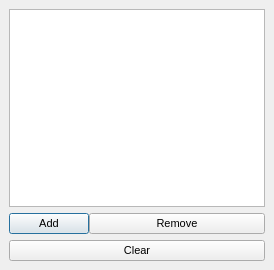
  <widget class="QDockWidget" name="dockLoading">
   <property name="sizePolicy">
    <sizepolicy hsizetype="Expanding" vsizetype="MinimumExpanding">
     <horstretch>0</horstretch>
     <verstretch>0</verstretch>
    </sizepolicy>
   </property>
   <property name="minimumSize">
    <size>
     <width>180</width>
     <height>270</height>
    </size>
   </property>
   <property name="features">
    <set>QDockWidget::DockWidgetFloatable|QDockWidget::DockWidgetMovable</set>
   </property>
   <property name="allowedAreas">
    <set>Qt::LeftDockWidgetArea|Qt::RightDockWidgetArea</set>
   </property>
   <property name="windowTitle">
    <string>Loading</string>
   </property>
   <attribute name="dockWidgetArea">
    <number>1</number>
   </attribute>
   <widget class="QWidget" name="dockWidgetContents_3">
    <layout class="QVBoxLayout" name="verticalLayout_7">
     <item>
      <widget class="QListWidget" name="tilesList">
       <property name="sizePolicy">
        <sizepolicy hsizetype="Expanding" vsizetype="Expanding">
         <horstretch>0</horstretch>
         <verstretch>0</verstretch>
        </sizepolicy>
       </property>
       <property name="selectionMode">
        <enum>QAbstractItemView::ExtendedSelection</enum>
       </property>
       <property name="selectionBehavior">
        <enum>QAbstractItemView::SelectItems</enum>
       </property>
      </widget>
     </item>
     <item>
      <layout class="QHBoxLayout" name="horizontalLayout_10">
       <property name="spacing">
        <number>0</number>
       </property>
       <property name="sizeConstraint">
        <enum>QLayout::SetDefaultConstraint</enum>
       </property>
       <item>
        <widget class="QPushButton" name="addTiles">
         <property name="sizePolicy">
          <sizepolicy hsizetype="Minimum" vsizetype="Fixed">
           <horstretch>0</horstretch>
           <verstretch>0</verstretch>
          </sizepolicy>
         </property>
         <property name="maximumSize">
          <size>
           <width>16777215</width>
           <height>16777215</height>
          </size>
         </property>
         <property name="font">
          <font>
           <pointsize>8</pointsize>
          </font>
         </property>
         <property name="toolTip">
          <string>Clear list and add new direcroty.  All images will be packed recursively.</string>
         </property>
         <property name="text">
          <string>Add</string>
         </property>
         <property name="autoDefault">
          <bool>false</bool>
         </property>
         <property name="default">
          <bool>true</bool>
         </property>
         <property name="flat">
          <bool>false</bool>
         </property>
        </widget>
       </item>
       <item>
        <widget class="QPushButton" name="removeTiles">
         <property name="sizePolicy">
          <sizepolicy hsizetype="Expanding" vsizetype="Fixed">
           <horstretch>0</horstretch>
           <verstretch>0</verstretch>
          </sizepolicy>
         </property>
         <property name="maximumSize">
          <size>
           <width>16777215</width>
           <height>16777215</height>
          </size>
         </property>
         <property name="font">
          <font>
           <pointsize>8</pointsize>
          </font>
         </property>
         <property name="toolTip">
          <string>Remove selected images.</string>
         </property>
         <property name="text">
          <string>Remove</string>
         </property>
         <property name="autoDefault">
          <bool>false</bool>
         </property>
         <property name="default">
          <bool>false</bool>
         </property>
         <property name="flat">
          <bool>false</bool>
         </property>
        </widget>
       </item>
      </layout>
     </item>
     <item>
      <widget class="QPushButton" name="clearTiles">
       <property name="sizePolicy">
        <sizepolicy hsizetype="Minimum" vsizetype="Fixed">
         <horstretch>0</horstretch>
         <verstretch>0</verstretch>
        </sizepolicy>
       </property>
       <property name="maximumSize">
        <size>
         <width>16777215</width>
         <height>16777215</height>
        </size>
       </property>
       <property name="font">
        <font>
         <pointsize>8</pointsize>
        </font>
       </property>
       <property name="toolTip">
        <string>Clear list.</string>
       </property>
       <property name="text">
        <string>Clear</string>
       </property>
       <property name="autoDefault">
        <bool>false</bool>
       </property>
       <property name="default">
        <bool>false</bool>
       </property>
       <property name="flat">
        <bool>false</bool>
       </property>
      </widget>
     </item>
    </layout>
   </widget>
  </widget>
